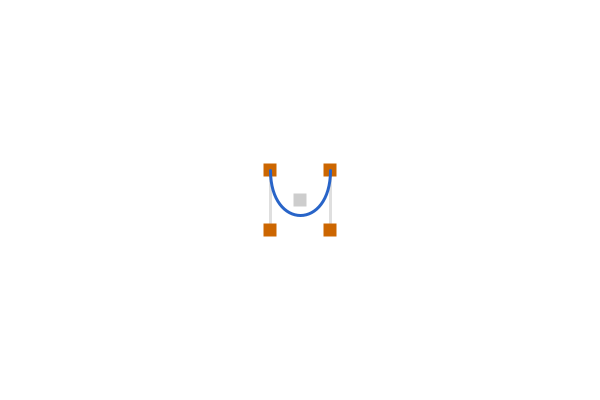
Frame 1 (no input)
Frame 60 (the mouse pressed at the canvas centre just before this capture): identical to frame 1, image omitted
Frame 120 (the mouse held since frame 60 and released just before this capture): identical to frame 1, image omitted

The Processing sketch that drew this single still picture (run headless with seeded random() and noise(); from frame 60 on, the mouse is pressed at the canvas centre):

// Processing sketch: processing_4870
// ── processing_4870.pde

Bezier bez;
Point selectedPoint;

void setup() {
  size(600, 400);
  rectMode(CENTER);
  smooth();
  strokeWeight(3);
  
  bez = new Bezier(width/2, height/2);
}

void draw() {
  background(255);
  bez.draw();
}

//=========================================
// Event Call-backs
//-----------------

void mousePressed() {
  selectedPoint = getPointUnderMouse();
}

void mouseDragged() {
  if (selectedPoint != null) {
    selectedPoint.x = mouseX;
    selectedPoint.y = mouseY;
    
    bez.recalculateCenter();
  }
}

void mouseReleased() {
  selectedPoint = null;
}


//=========================================
// Classes
//------------------

class Bezier {
  Point start;
  Point end;
  Point ctrlStart;
  Point ctrlEnd;
  Point center;
  
  Bezier(float x, float y) {
    float len = 30;
    center = new Point(x, y);
    start = new Point(x - len, y - len);
    end = new Point(x + len, y - len);
    ctrlStart = new Point(x - len, y + len);
    ctrlEnd = new Point(x + len, y + len);
    
    center.drawColor = color(0, 50);
  }
  
  void recalculateCenter() {
     // recalculate center by averaging the outer points
     center.updatePoints(averagePoint(new Point[] { start, ctrlStart, ctrlEnd, end }));
  }
  
  void draw() {
    stroke(90, 50);
    line(start.x, start.y, ctrlStart.x, ctrlStart.y);
    line(ctrlEnd.x, ctrlEnd.y, end.x, end.y);
    
    start.draw();
    ctrlStart.draw();
    ctrlEnd.draw();
    end.draw();
    center.draw();
  
    stroke(40, 100, 200);
    noFill();
    bezier(
      start.x, start.y,
      ctrlStart.x, ctrlStart.y, 
      ctrlEnd.x, ctrlEnd.y, 
      end.x, end.y);
  }
  
  Point[] getPoints() {
    return new Point[] {
      start, ctrlStart, ctrlEnd, end, center };
  }
}


class Point {
  float x, y;
  float drawSize = 26;
  color drawColor = color(204, 102, 0);

  Point(float a, float b) {
    x = a;
    y = b;
  }
  
  void draw() {
    noStroke();
    fill(this.drawColor);
    rect(x, y, drawSize/2, drawSize/2);
  }
    
  boolean hotSpotContains(float x, float y) {
    return dist(x, y, this.x, this.y) < drawSize;
  }
  
  void updatePoints (Point newPoint) {
    x = newPoint.x;
    y = newPoint.y;
  }
}


//=========================================
// Helper functions
//------------------

Point getPointUnderMouse() {
  Point[] points = bez.getPoints();
  for (int j = 0; j < points.length; j++) {
    if (points[j].hotSpotContains(mouseX, mouseY))
      return points[j];
  }
  return null;
}

Point averagePoint (Point[] points) {
  float xSum = 0;
  float ySum = 0;
  for (int i = 0; i < points.length; i++) {
    xSum += points[i].x;
    ySum += points[i].y;
  }
  return new Point(xSum/points.length, ySum/points.length);
}
